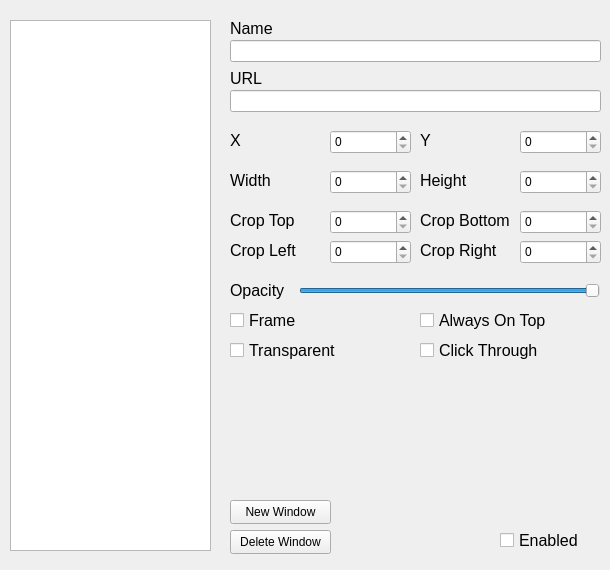
<?xml version="1.0" encoding="UTF-8"?>
<ui version="4.0">
 <class>MainWindow</class>
 <widget class="QMainWindow" name="MainWindow">
  <property name="geometry">
   <rect>
    <x>0</x>
    <y>0</y>
    <width>610</width>
    <height>570</height>
   </rect>
  </property>
  <property name="minimumSize">
   <size>
    <width>610</width>
    <height>570</height>
   </size>
  </property>
  <property name="maximumSize">
   <size>
    <width>610</width>
    <height>570</height>
   </size>
  </property>
  <property name="windowTitle">
   <string>MainWindow</string>
  </property>
  <widget class="QWidget" name="centralwidget">
   <widget class="QLabel" name="label">
    <property name="geometry">
     <rect>
      <x>230</x>
      <y>20</y>
      <width>49</width>
      <height>16</height>
     </rect>
    </property>
    <property name="font">
     <font>
      <pointsize>12</pointsize>
     </font>
    </property>
    <property name="text">
     <string>Name</string>
    </property>
   </widget>
   <widget class="QLineEdit" name="nameInput">
    <property name="geometry">
     <rect>
      <x>230</x>
      <y>40</y>
      <width>371</width>
      <height>22</height>
     </rect>
    </property>
    <property name="font">
     <font>
      <pointsize>12</pointsize>
     </font>
    </property>
   </widget>
   <widget class="QLabel" name="label_2">
    <property name="geometry">
     <rect>
      <x>230</x>
      <y>70</y>
      <width>49</width>
      <height>16</height>
     </rect>
    </property>
    <property name="font">
     <font>
      <pointsize>12</pointsize>
     </font>
    </property>
    <property name="text">
     <string>URL</string>
    </property>
   </widget>
   <widget class="QLineEdit" name="urlInput">
    <property name="geometry">
     <rect>
      <x>230</x>
      <y>90</y>
      <width>371</width>
      <height>22</height>
     </rect>
    </property>
    <property name="font">
     <font>
      <pointsize>12</pointsize>
     </font>
    </property>
   </widget>
   <widget class="QLabel" name="label_3">
    <property name="geometry">
     <rect>
      <x>230</x>
      <y>130</y>
      <width>16</width>
      <height>21</height>
     </rect>
    </property>
    <property name="font">
     <font>
      <pointsize>12</pointsize>
     </font>
    </property>
    <property name="text">
     <string>X</string>
    </property>
   </widget>
   <widget class="QLabel" name="label_4">
    <property name="geometry">
     <rect>
      <x>420</x>
      <y>130</y>
      <width>16</width>
      <height>21</height>
     </rect>
    </property>
    <property name="font">
     <font>
      <pointsize>12</pointsize>
     </font>
    </property>
    <property name="text">
     <string>Y</string>
    </property>
   </widget>
   <widget class="QLabel" name="label_5">
    <property name="geometry">
     <rect>
      <x>230</x>
      <y>210</y>
      <width>71</width>
      <height>21</height>
     </rect>
    </property>
    <property name="font">
     <font>
      <pointsize>12</pointsize>
     </font>
    </property>
    <property name="text">
     <string>Crop Top</string>
    </property>
   </widget>
   <widget class="QLabel" name="label_6">
    <property name="geometry">
     <rect>
      <x>420</x>
      <y>210</y>
      <width>121</width>
      <height>21</height>
     </rect>
    </property>
    <property name="font">
     <font>
      <pointsize>12</pointsize>
     </font>
    </property>
    <property name="text">
     <string>Crop Bottom</string>
    </property>
   </widget>
   <widget class="QSpinBox" name="cropBottomInput">
    <property name="geometry">
     <rect>
      <x>520</x>
      <y>210</y>
      <width>81</width>
      <height>24</height>
     </rect>
    </property>
   </widget>
   <widget class="QSpinBox" name="xInput">
    <property name="geometry">
     <rect>
      <x>330</x>
      <y>130</y>
      <width>81</width>
      <height>24</height>
     </rect>
    </property>
   </widget>
   <widget class="QSpinBox" name="yInput">
    <property name="geometry">
     <rect>
      <x>520</x>
      <y>130</y>
      <width>81</width>
      <height>24</height>
     </rect>
    </property>
   </widget>
   <widget class="QSpinBox" name="cropRightInput">
    <property name="geometry">
     <rect>
      <x>520</x>
      <y>240</y>
      <width>81</width>
      <height>24</height>
     </rect>
    </property>
   </widget>
   <widget class="QLabel" name="label_7">
    <property name="geometry">
     <rect>
      <x>230</x>
      <y>240</y>
      <width>71</width>
      <height>21</height>
     </rect>
    </property>
    <property name="font">
     <font>
      <pointsize>12</pointsize>
     </font>
    </property>
    <property name="text">
     <string>Crop Left</string>
    </property>
   </widget>
   <widget class="QLabel" name="label_8">
    <property name="geometry">
     <rect>
      <x>420</x>
      <y>240</y>
      <width>121</width>
      <height>21</height>
     </rect>
    </property>
    <property name="font">
     <font>
      <pointsize>12</pointsize>
     </font>
    </property>
    <property name="text">
     <string>Crop Right</string>
    </property>
   </widget>
   <widget class="QSpinBox" name="heightInput">
    <property name="geometry">
     <rect>
      <x>520</x>
      <y>170</y>
      <width>81</width>
      <height>24</height>
     </rect>
    </property>
   </widget>
   <widget class="QLabel" name="label_9">
    <property name="geometry">
     <rect>
      <x>230</x>
      <y>170</y>
      <width>51</width>
      <height>21</height>
     </rect>
    </property>
    <property name="font">
     <font>
      <pointsize>12</pointsize>
     </font>
    </property>
    <property name="text">
     <string>Width</string>
    </property>
   </widget>
   <widget class="QSpinBox" name="widthInput">
    <property name="geometry">
     <rect>
      <x>330</x>
      <y>170</y>
      <width>81</width>
      <height>24</height>
     </rect>
    </property>
   </widget>
   <widget class="QLabel" name="label_10">
    <property name="geometry">
     <rect>
      <x>420</x>
      <y>170</y>
      <width>51</width>
      <height>21</height>
     </rect>
    </property>
    <property name="font">
     <font>
      <pointsize>12</pointsize>
     </font>
    </property>
    <property name="text">
     <string>Height</string>
    </property>
   </widget>
   <widget class="QSlider" name="opacitySlider">
    <property name="geometry">
     <rect>
      <x>299</x>
      <y>280</y>
      <width>301</width>
      <height>22</height>
     </rect>
    </property>
    <property name="font">
     <font>
      <pointsize>11</pointsize>
     </font>
    </property>
    <property name="maximum">
     <number>100</number>
    </property>
    <property name="value">
     <number>100</number>
    </property>
    <property name="orientation">
     <enum>Qt::Orientation::Horizontal</enum>
    </property>
    <property name="tickPosition">
     <enum>QSlider::TickPosition::NoTicks</enum>
    </property>
   </widget>
   <widget class="QLabel" name="label_11">
    <property name="geometry">
     <rect>
      <x>230</x>
      <y>280</y>
      <width>71</width>
      <height>21</height>
     </rect>
    </property>
    <property name="font">
     <font>
      <pointsize>12</pointsize>
     </font>
    </property>
    <property name="text">
     <string>Opacity</string>
    </property>
   </widget>
   <widget class="QCheckBox" name="frameCheckBox">
    <property name="geometry">
     <rect>
      <x>230</x>
      <y>310</y>
      <width>78</width>
      <height>20</height>
     </rect>
    </property>
    <property name="font">
     <font>
      <pointsize>12</pointsize>
     </font>
    </property>
    <property name="text">
     <string>Frame</string>
    </property>
   </widget>
   <widget class="QCheckBox" name="transparentCheckBox">
    <property name="geometry">
     <rect>
      <x>230</x>
      <y>340</y>
      <width>111</width>
      <height>20</height>
     </rect>
    </property>
    <property name="font">
     <font>
      <pointsize>12</pointsize>
     </font>
    </property>
    <property name="text">
     <string>Transparent</string>
    </property>
   </widget>
   <widget class="QCheckBox" name="alwaysOnTopCheckBox">
    <property name="geometry">
     <rect>
      <x>420</x>
      <y>310</y>
      <width>131</width>
      <height>20</height>
     </rect>
    </property>
    <property name="font">
     <font>
      <pointsize>12</pointsize>
     </font>
    </property>
    <property name="text">
     <string>Always On Top</string>
    </property>
   </widget>
   <widget class="QCheckBox" name="clickThroughCheckBox">
    <property name="geometry">
     <rect>
      <x>420</x>
      <y>340</y>
      <width>121</width>
      <height>20</height>
     </rect>
    </property>
    <property name="font">
     <font>
      <pointsize>12</pointsize>
     </font>
    </property>
    <property name="text">
     <string>Click Through</string>
    </property>
   </widget>
   <widget class="QPushButton" name="deleteBtn">
    <property name="geometry">
     <rect>
      <x>230</x>
      <y>530</y>
      <width>101</width>
      <height>24</height>
     </rect>
    </property>
    <property name="text">
     <string>Delete Window</string>
    </property>
   </widget>
   <widget class="QCheckBox" name="enabledCheckBox">
    <property name="geometry">
     <rect>
      <x>500</x>
      <y>530</y>
      <width>91</width>
      <height>20</height>
     </rect>
    </property>
    <property name="font">
     <font>
      <pointsize>12</pointsize>
     </font>
    </property>
    <property name="text">
     <string>Enabled</string>
    </property>
   </widget>
   <widget class="QSpinBox" name="cropLeftInput">
    <property name="geometry">
     <rect>
      <x>330</x>
      <y>240</y>
      <width>81</width>
      <height>24</height>
     </rect>
    </property>
   </widget>
   <widget class="QSpinBox" name="cropTopInput">
    <property name="geometry">
     <rect>
      <x>330</x>
      <y>210</y>
      <width>81</width>
      <height>24</height>
     </rect>
    </property>
   </widget>
   <widget class="QListView" name="listView">
    <property name="geometry">
     <rect>
      <x>10</x>
      <y>20</y>
      <width>201</width>
      <height>531</height>
     </rect>
    </property>
    <property name="font">
     <font>
      <pointsize>12</pointsize>
     </font>
    </property>
   </widget>
   <widget class="QPushButton" name="newPageBtn">
    <property name="geometry">
     <rect>
      <x>230</x>
      <y>500</y>
      <width>101</width>
      <height>24</height>
     </rect>
    </property>
    <property name="text">
     <string>New Window</string>
    </property>
   </widget>
  </widget>
 </widget>
 <resources/>
 <connections/>
</ui>
